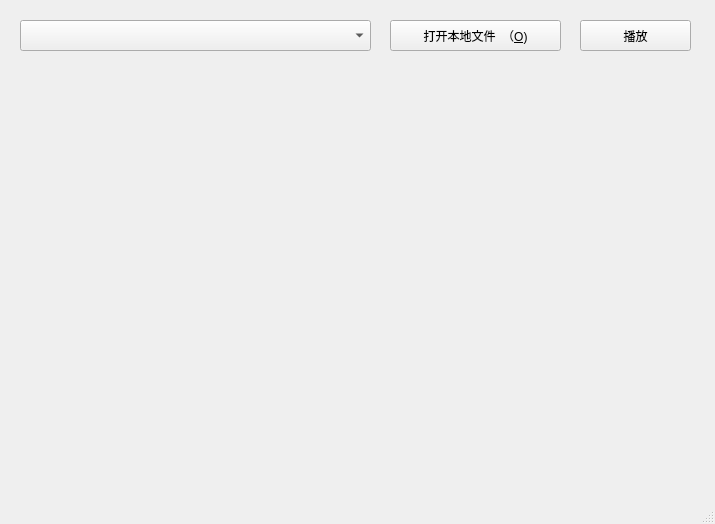
<?xml version="1.0" encoding="UTF-8"?>
<ui version="4.0">
 <class>MainWindow</class>
 <widget class="QMainWindow" name="MainWindow">
  <property name="geometry">
   <rect>
    <x>0</x>
    <y>0</y>
    <width>715</width>
    <height>524</height>
   </rect>
  </property>
  <property name="windowTitle">
   <string>MainWindow</string>
  </property>
  <widget class="QWidget" name="centralwidget">
   <widget class="QComboBox" name="cmbLocalPath">
    <property name="geometry">
     <rect>
      <x>20</x>
      <y>20</y>
      <width>351</width>
      <height>31</height>
     </rect>
    </property>
   </widget>
   <widget class="QPushButton" name="btnOpenFile">
    <property name="geometry">
     <rect>
      <x>390</x>
      <y>20</y>
      <width>171</width>
      <height>31</height>
     </rect>
    </property>
    <property name="text">
     <string>打开本地文件  （&amp;O)</string>
    </property>
   </widget>
   <widget class="QPushButton" name="btnPlay">
    <property name="geometry">
     <rect>
      <x>580</x>
      <y>20</y>
      <width>111</width>
      <height>31</height>
     </rect>
    </property>
    <property name="text">
     <string>播放</string>
    </property>
   </widget>
  </widget>
  <widget class="QMenuBar" name="menubar">
   <property name="geometry">
    <rect>
     <x>0</x>
     <y>0</y>
     <width>715</width>
     <height>22</height>
    </rect>
   </property>
  </widget>
  <widget class="QStatusBar" name="statusbar"/>
 </widget>
 <resources/>
 <connections/>
</ui>
